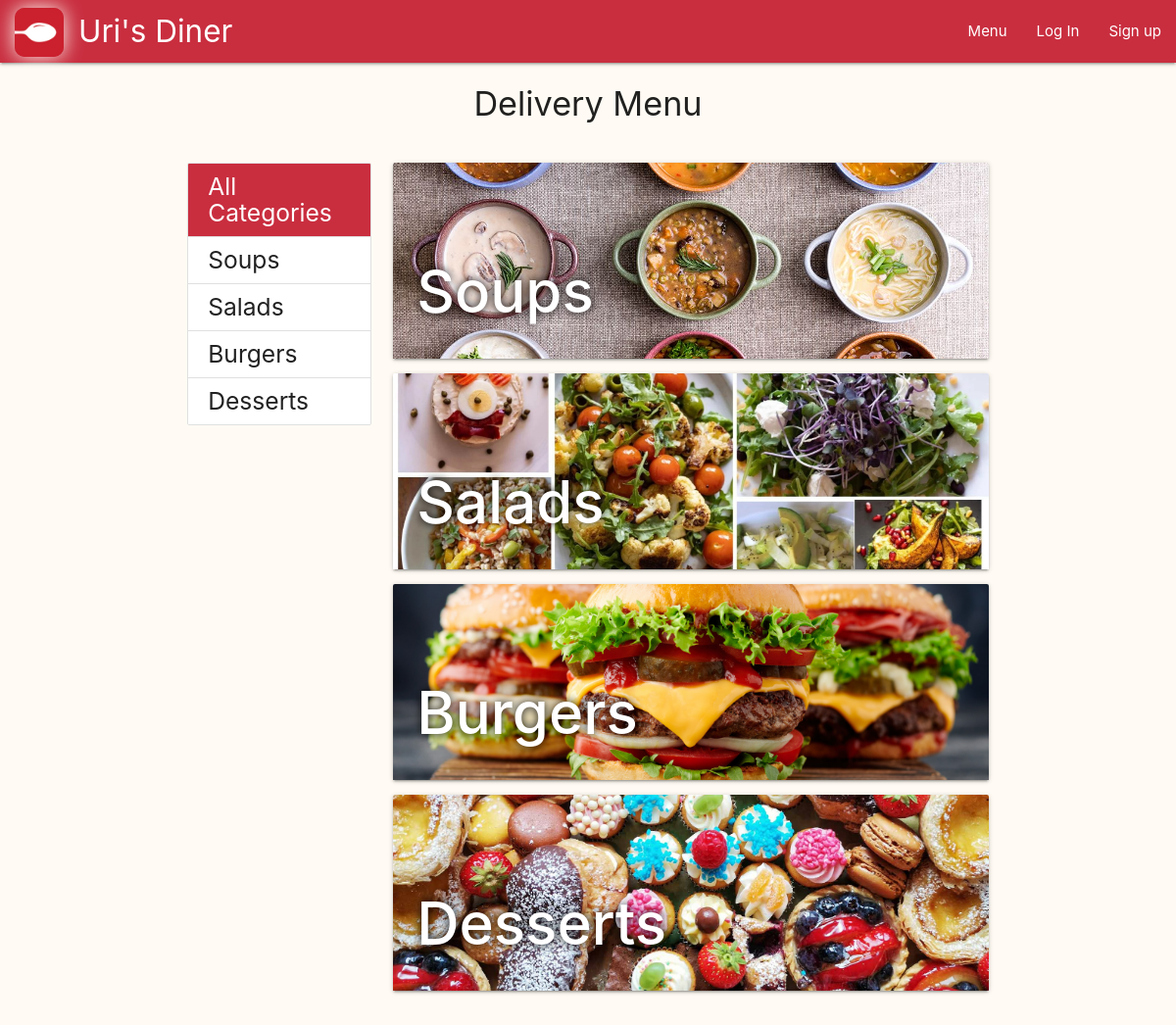
Before: /menu/ with the older database file.
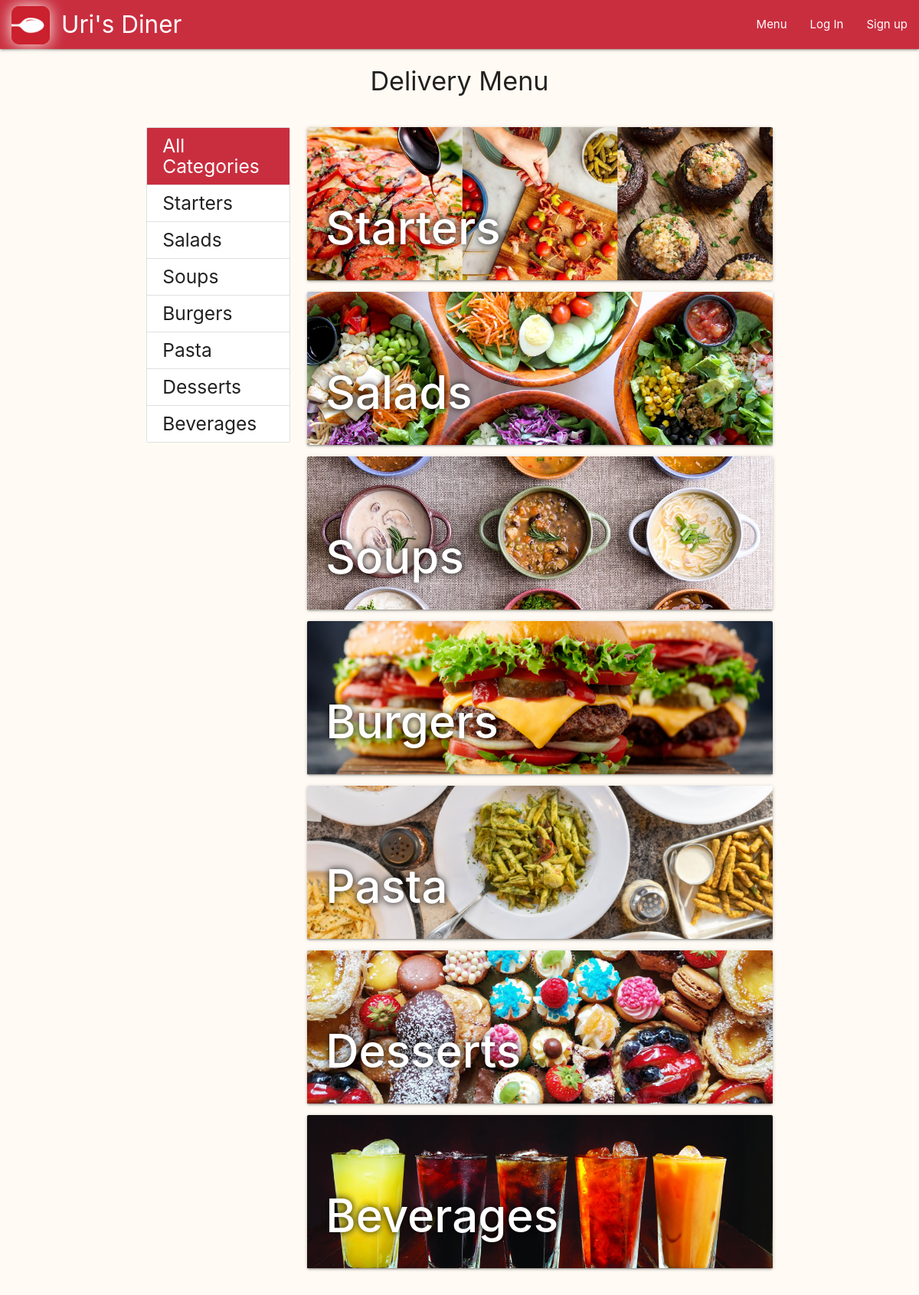
After: the same page with the newer database file.
### main/models.py (models this page shows)
class Category(models.Model):
    name = models.CharField(max_length=20, blank=False, unique=True)
    is_deleted = models.BooleanField(default=False)
    image_Url = models.URLField(null=True, blank=True)
    image_file = models.ImageField(upload_to=category_image_path, null=True, blank=True)
    position = models.IntegerField(blank=False, default=0)
    def __str__(self):
        return self.name

### main/views.py (the view)
# urls.py: path('menu/', views.menu_all_categories, name="menu_all_categories"),
def menu_all_categories(request):
    categories_list = sorted(Category.objects.filter(is_deleted=False), key=lambda category: category.position)
    return render(request, 'main/menu_all_categories.html', {
        'categories_list':categories_list})

### main/context_processors.py (called while the page is built)
def site_wide_data(request):
    data = {}
    try:
        data.update({'open_orders_number' : len(Cart.objects.filter(delivery__is_delivered=False))})
    except:
        pass
    try:
        data.update({'my_open_orders_number' : len(Delivery.objects.filter(order__user=request.user).filter(is_delivered=False))})
    except:
        pass
    try:
        data.update({'my_cart_items_number' : len(User.objects.get(id=request.user.id).cart_set.last().item_set.all())})
    except:
        pass
    return data

### main/templates/main/menu_all_categories.html (shortened to what this page needs)
{% extends 'layouts/menu.html' %}
{% block menu-content %}
<div>
  {% for category in categories_list %}
  <div class="card hoverable">
    <div class="card-image">
      <a href="{% url 'menu_category_dishes' category_id=category.id %}">
        <img class="category-img" {% if category.image_file %}
          src="{{category.image_file.url}}" {% else %}
          src="{{category.image_Url}}" {% endif %} alt="{{category.name}}">
        <span class="card-title category-title">{{category.name}} </span>
      </a>
    </div>
  </div>
  {% endfor %}
</div>
{% endblock menu-content %}

### templates/layouts/menu.html (shortened to what this page needs)
{% extends 'layouts/main.html' %}
{% block main-content %}
<div class="container">
  <div class="row center-align">
    <h4>Delivery Menu</h4>
  </div>
  <div class="row">
    <div class="col l3">
      <ul class="collection">
        {% url 'menu_all_categories' as url %}
        <a class="collection-item {% if request.path == url %} active {% endif %}"
          href="{{url}}">
          <h5 class="no-top-bottom-margin">All Categories</h5>
        </a>
        {% for category in categories_list %}
        {% url 'menu_category_dishes' category_id=category.id as url %}
        <a class="collection-item {% if request.path == url  %} active {% endif %}"
          href="{{ url }}">
          <h5 class="no-top-bottom-margin">{{category}}</h5>
        </a>
        {% endfor %}
      </ul>
    </div>
    <div class="col l9">
      {% block menu-content %}
      {% endblock menu-content %}
    </div>
  </div>
</div>
{% endblock main-content %}

### templates/layouts/main.html
{% extends 'layouts/base_layout.html' %}
{% block content %}
{% include 'common/navbar.html' %}
{% block main-content %}
{% endblock main-content %}
{% endblock content %}

### templates/layouts/base_layout.html (shortened to what this page needs)
{% load static %}
<!DOCTYPE html>
<html lang="en">
  <head>
    <link rel="stylesheet" href="{% static 'css/materialize.css' %}" />
    <link rel="stylesheet" href="{% static 'css/custom.css' %}" />
  </head>
  <body>
    {% block content %}
    {% endblock content %}
  </body>
</html>

### templates/common/navbar.html
{% load static %}
<nav>
  <div class="nav-wrapper">
    <a href="{% url 'main' %}" class="brand-logo" style="left: 80px">
      <img class="logo-icon" src="{% static 'images/icon.webp' %}">
       Uri's Diner
      </a>
    <ul class="right">
      <li><a href="{% url 'menu_all_categories' %}">Menu</a></li>
      {% if request.user.username %}
      {% if request.user.is_staff == True %}
      <li><a href="{% url 'manage_orders' %}">Open Orders
          ({{open_orders_number}})</a></li>
      <li><a href="{% url 'show_orders_history' %}">Orders History</a></li>
      {% else %}
      <li><a href="{% url 'show_cart' %}">My Cart
          ({{my_cart_items_number}})</a></li>
      <li><a href="{% url 'show_delivery' %}">My Orders
          ({{my_open_orders_number}})
        </a></li>
      <li><a href="{% url 'user_history' %}">My History</a></li>
      {% endif %}
      <li><a class="dropdown-trigger" href="#!"
          data-target="user-dropdown">logged in as
          <strong>{{request.user.username}}</strong><i
            class="material-icons right">arrow_drop_down</i></a></li>
      <ul class="dropdown-content" id="user-dropdown">
        <li><a href="{% url 'show_user_info' %}">Profile</a></li>
        <li><a href="{% url 'user_logout' %}">Log out</a></li>
      </ul>
      {% else %}
      <li><a href="{% url 'user_login' %}">Log In</a></li>
      <li><a href="{% url 'user_signup' %}">Sign up</a></li>
      {% endif %}
    </ul>
  </div>
</nav>

### static/css/custom.css (style rules this page uses)
body { background-color: #fffbf4; }
.logo-icon { height: 50px; position: absolute; top: 8px; left: -65px; box-shadow: 0px 0px 20px #fffbf4; border-radius: 20%; }
.category-img { height: 200px; width: 100%; object-fit: cover; }
.no-top-bottom-margin { margin-bottom: 0px; margin-top: 0px; }
.category-title { text-shadow: 0px 0px 10px black; font-size: 60px !important; font-weight: 500 !important; }

Changed rows visible on the page:
added Category: name "Starters", image_file+name (picture)
changed Category "Salads": image_file+name: a different picture; moves up the list
added Category: name "Pasta", image_file+name (picture)
added Category: name "Beverages", image_file+name (picture)
